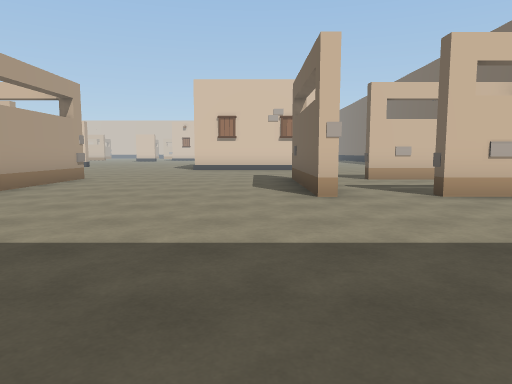
[1] (above)

24 first-person views from a walk through a 3-D level made in the Unity game engine. The camera is 1.3 m above the floor, tilts 6° down and sees 70° across. The floor is counted in squares, 2 m on a side. Each view is taken from the middle of a square. On the plan, view 1 faces up. The plan holds only what a view shows up to about 11 squares ahead; the rest is blank. The place goes on beyond the plan.

[2]
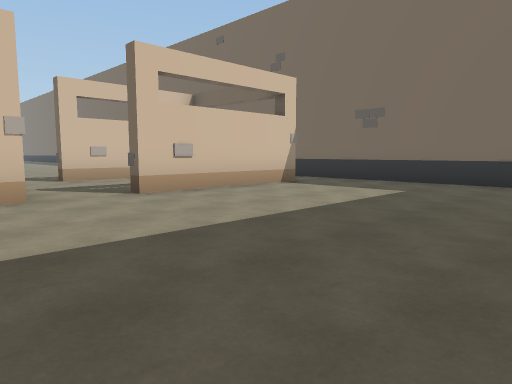

[3]
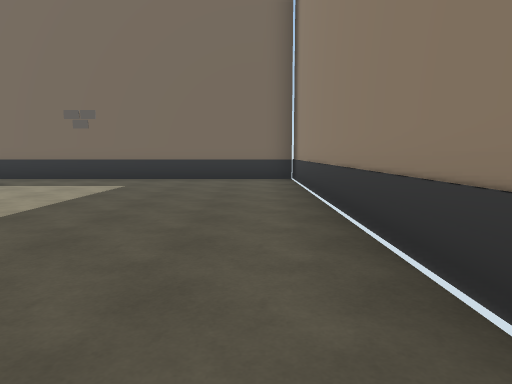

[4]
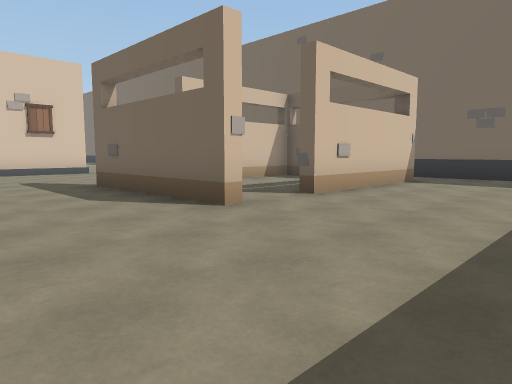

[5]
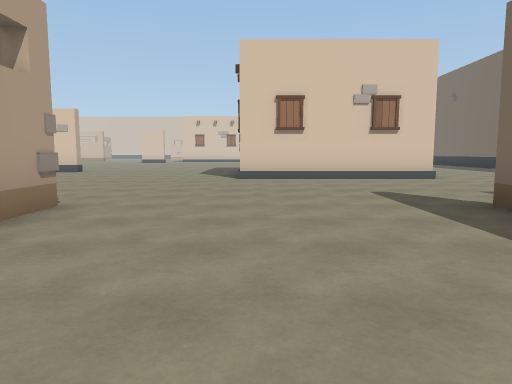

[6]
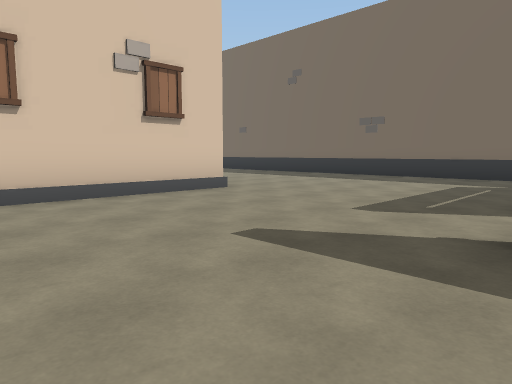

[7]
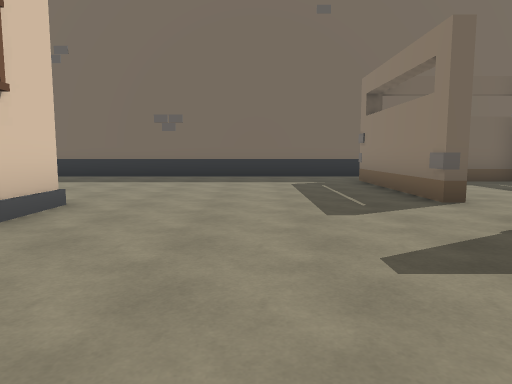

[8]
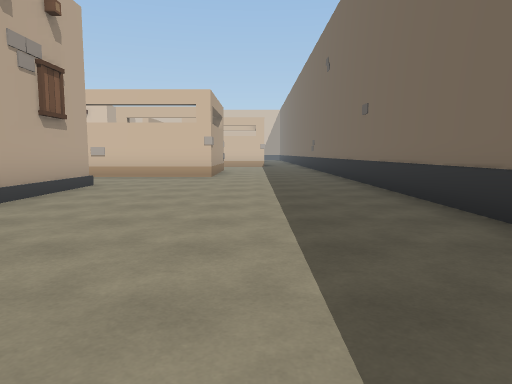

[9]
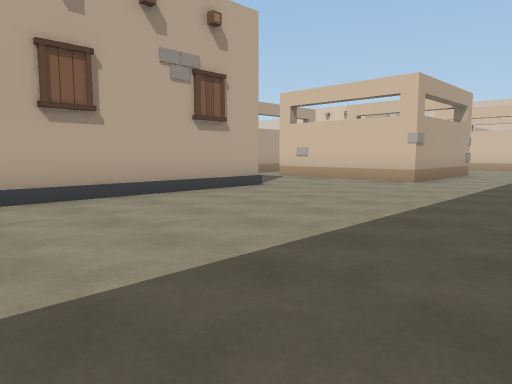

[10]
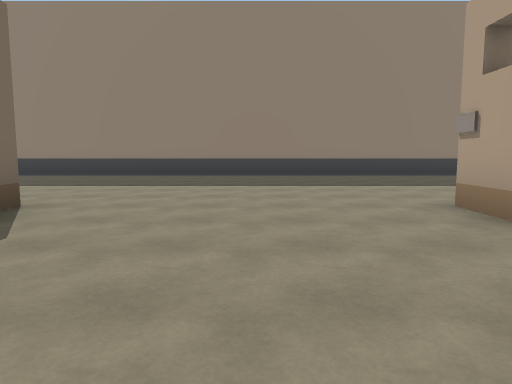

[11]
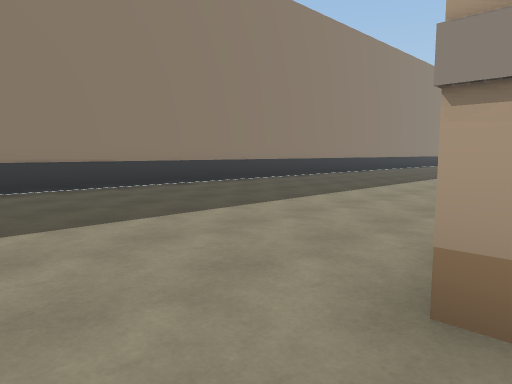

[12]
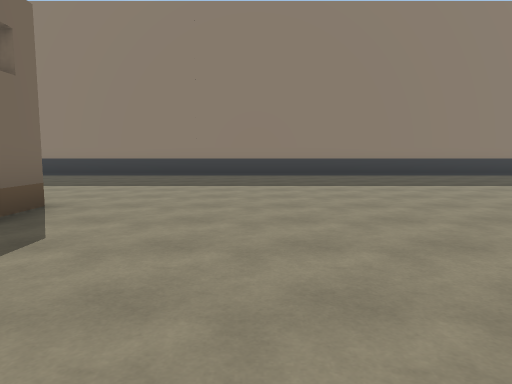

[13]
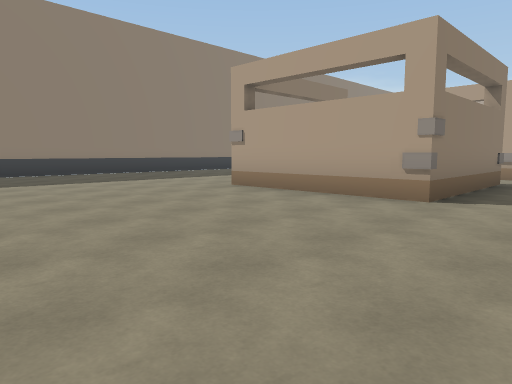

[14]
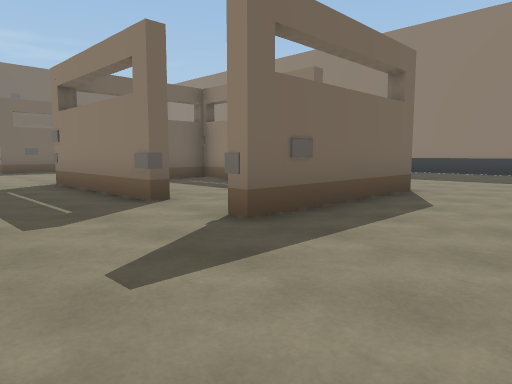

[15]
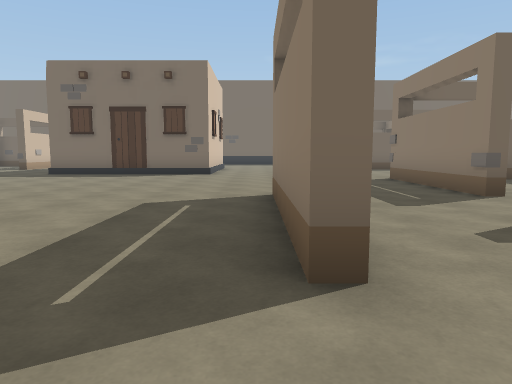

[16]
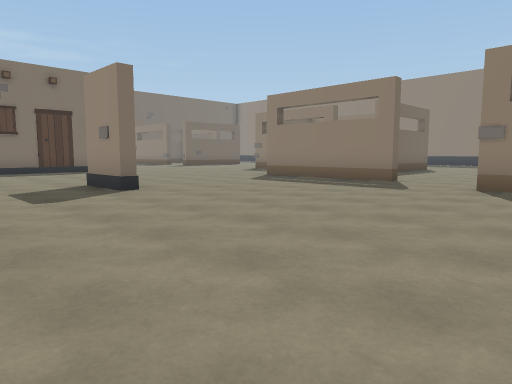

[17]
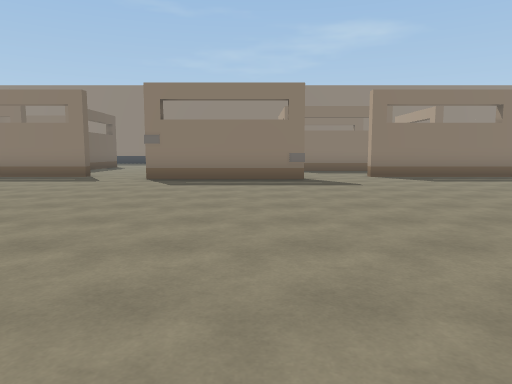

[18]
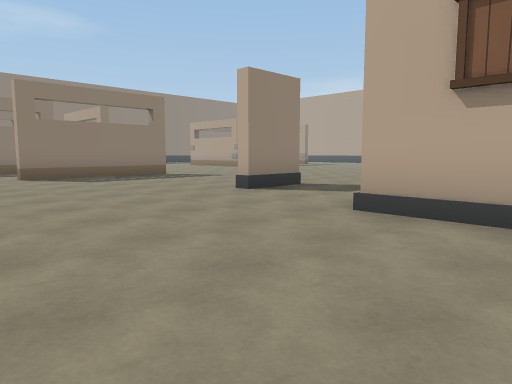

[19]
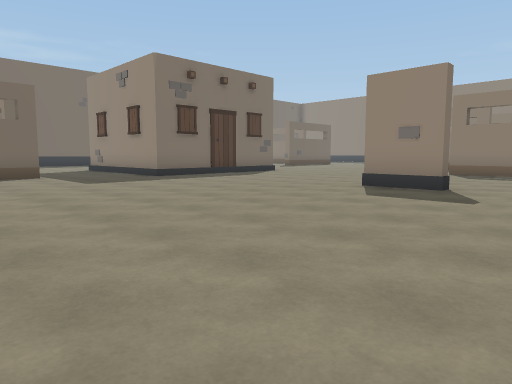

[20]
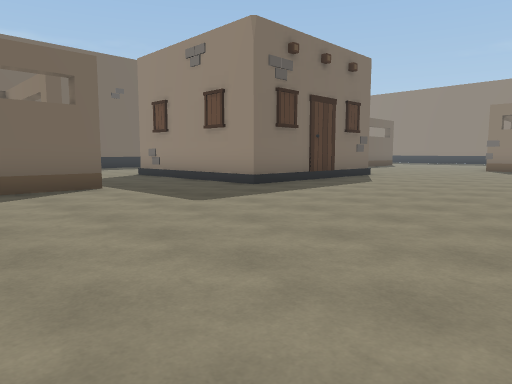

[21]
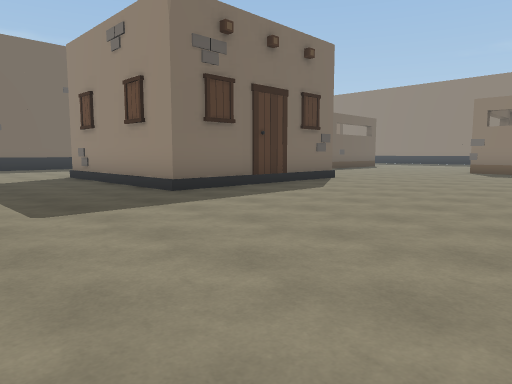

[22]
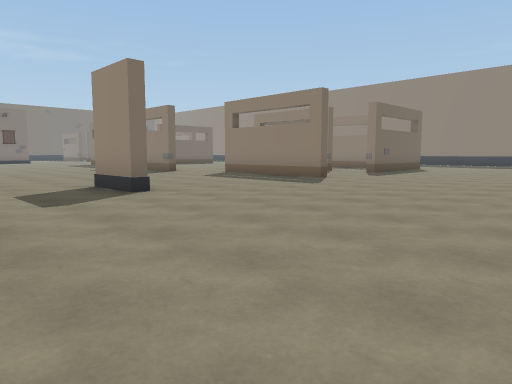

[23]
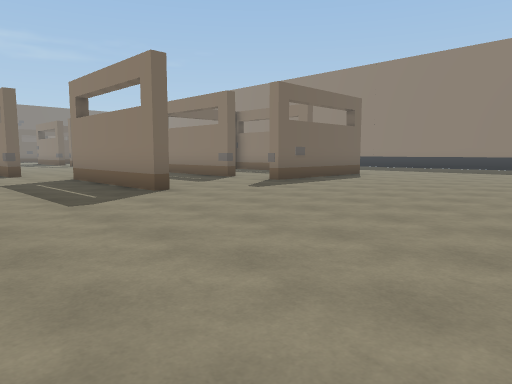

[24]
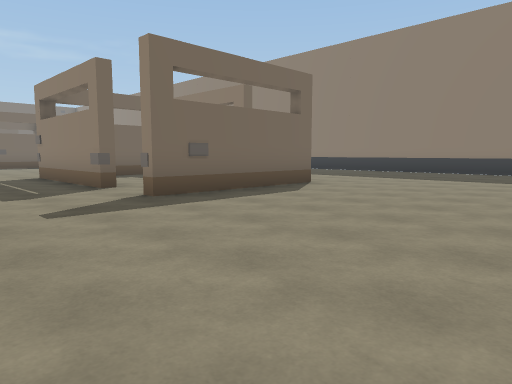

### Floor plan
Key: @ floor where view 1 was taken; # wall or solid block; . floor; O other object.
Columns run from 30 left of view 1 to 9 right of it. Each row starts with its distance up from view 1.
 25                   ........        #..
 24                   ...........#    #..
 23          .....    ...........# ####....#
 22         #......   .....................#
 21 ....    #..............................#
 20 .......................................#
 19 ............................#####......#
 18 ......##.............#......#   #......#
 17  ...........................#   #......#
 16 ............................##  #......#
 15 ............................O####......#
 14 ............O ##.......................#
 13 ......####...   ..####.................#
 12  .......  ...   .....   ...............#
 11  ..........   .........................#
 10  .....................####.......#####.#
  9  .....O.O ##O.......O..   .....O.O...#.#
  8  .....O ...  .......#....#.....#.....# #
  7   ....#   ..#.......#  ..#.....#.....# #
  6   ....#     #.......#   ##.....#.OO###.#
  5   .....     .........  ................#
  4   ......   ............................#
  3   ......  .............................#
  2    .....  .............................#
  1    ....    ............................#
  0    ...     ...................@........#
 -1    ##      #############################

Where each view was taken, in squares from view 1:
view 1: 0 up, 0 right, facing up
view 2: 0 up, 0 right, facing up-right
view 3: 0 up, 1 left, facing right
view 4: 2 up, 2 left, facing up-right
view 5: 5 up, 2 left, facing up
view 6: 9 up, 2 left, facing up-right
view 7: 12 up, 2 left, facing right
view 8: 12 up, 6 right, facing up
view 9: 14 up, 8 right, facing up-left
view 10: 10 up, 2 left, facing down
view 11: 6 up, 3 left, facing down-left
view 12: 10 up, 13 left, facing down
view 13: 11 up, 13 left, facing down-left
view 14: 12 up, 13 left, facing down-right
view 15: 13 up, 14 left, facing right
view 16: 21 up, 16 left, facing down-right
view 17: 23 up, 17 left, facing down
view 18: 23 up, 18 left, facing down-left
view 19: 25 up, 12 left, facing down-right
view 20: 25 up, 8 left, facing down-right
view 21: 23 up, 8 left, facing down-right
view 22: 21 up, 30 left, facing down-right
view 23: 16 up, 30 left, facing down-right
view 24: 12 up, 29 left, facing down-right
